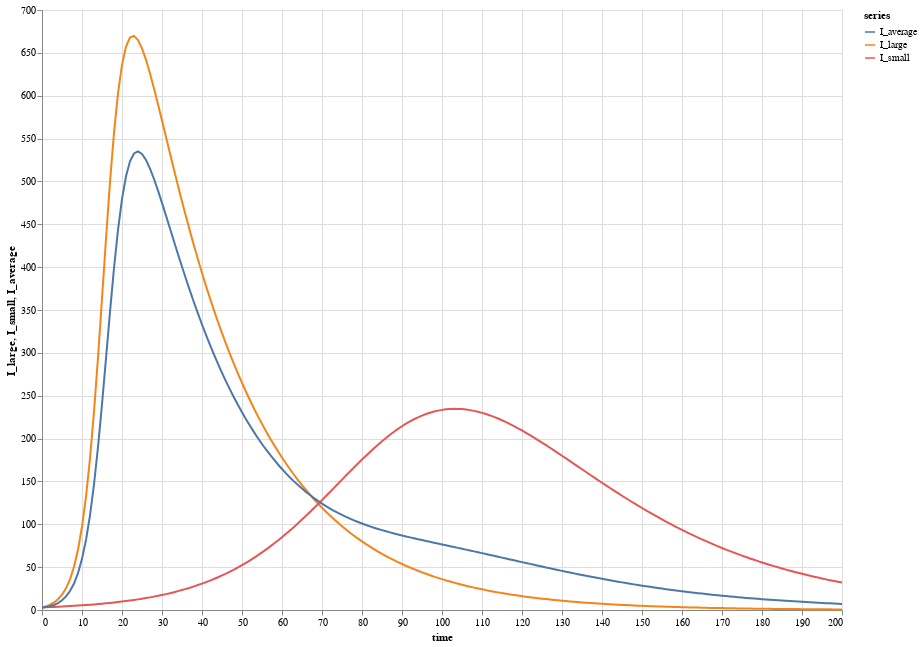

Here is the notebook cell this chart was saved with:
### Code cell
plot("", [I_large, I_small, I_average], time(points), "time")

### Figure 1 — Vega-Lite specification as saved in the notebook (floating-point values rounded to 4 significant figures; data arrays with more than 128 entries replaced by an {"elided": "..."} marker saying what was removed)
{"$schema": "https://vega.github.io/schema/vega-lite/v4.json", "data": {"values": {"elided": "603 records"}}, "description": "", "height": 600, "layer": [{"encoding": {"color": {"field": "series", "type": "nominal"}, "x": {"field": "time", "type": "quantitative"}, "y": {"field": "I_large", "type": "quantitative"}}, "mark": "line"}, {"encoding": {"color": {"field": "series", "type": "nominal"}, "x": {"field": "time", "type": "quantitative"}, "y": {"field": "I_small", "type": "quantitative"}}, "mark": "line"}, {"encoding": {"color": {"field": "series", "type": "nominal"}, "x": {"field": "time", "type": "quantitative"}, "y": {"field": "I_average", "type": "quantitative"}}, "mark": "line"}], "width": 800}
